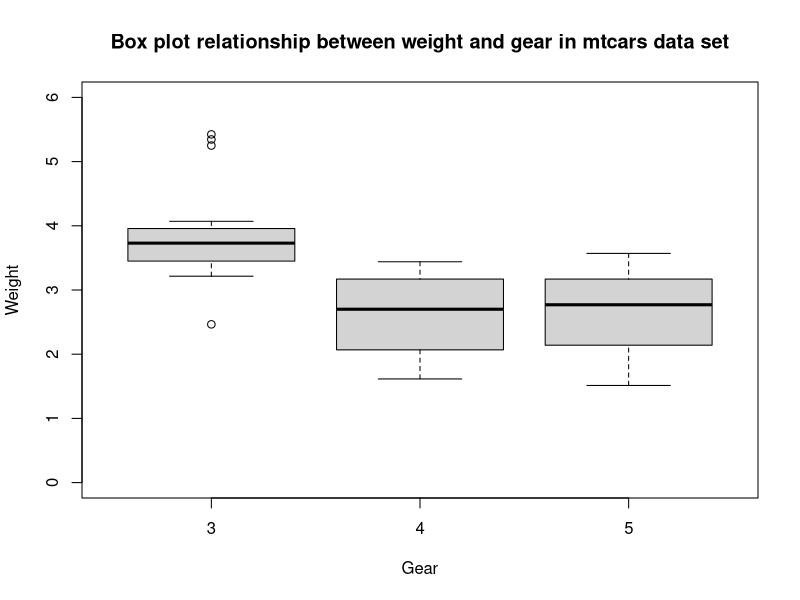

Source code (R):
## Data visualization in basic plot

# BOX PLOT

data(mtcars) # load the mtcars data set 
summary(mtcars) # data exploration
str(mtcars) 

?boxplot # Get more info on the function
boxplot(mtcars$wt~ mtcars$gear, data = mtcars, 
        xlab = "Gear", 
        ylab = "Weight", 
        ylim = c(0,6),
        main = "Box plot relationship between weight and gear in mtcars data set"
        )